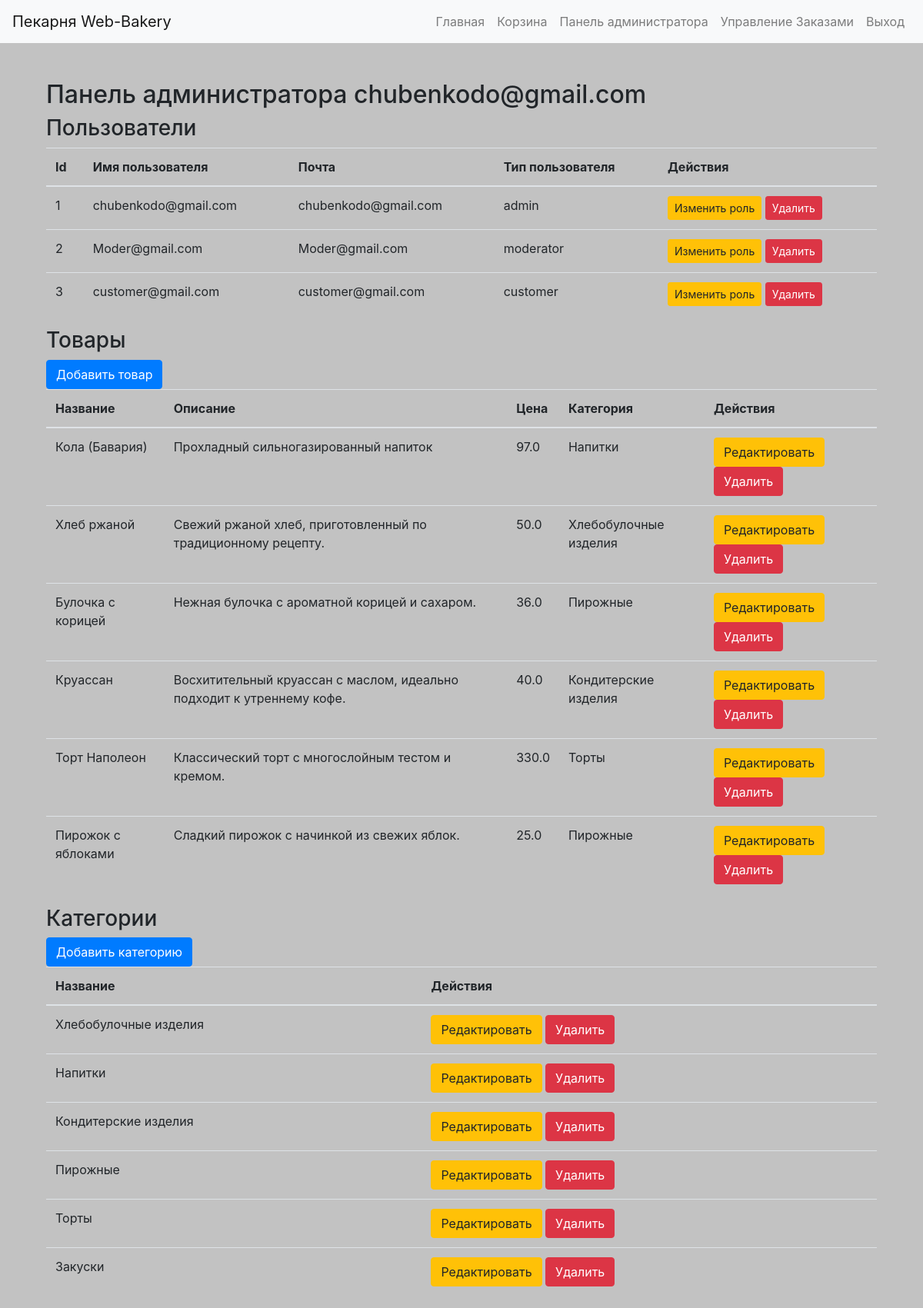
Page /admin (signed in) on the earlier database version.
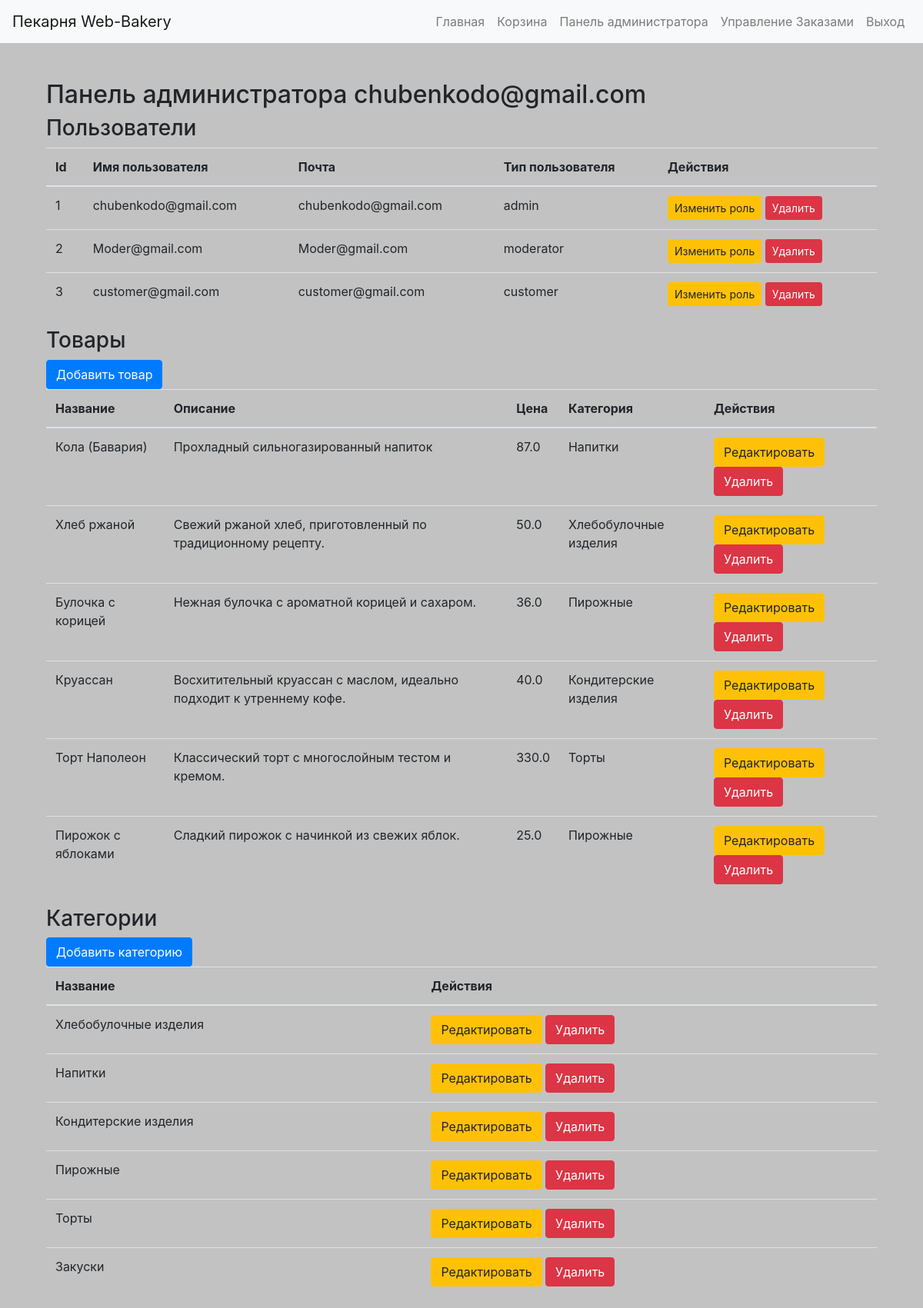
Same page on the later database version.
### app/models.py (models this page shows, shortened)
class Product(db.Model):
    id = db.Column(db.Integer, primary_key=True)
    name = db.Column(db.String(100), nullable=False)
    description = db.Column(db.Text, nullable=True)
    price = db.Column(db.Float, nullable=False)
    category_id = db.Column(db.Integer, db.ForeignKey('category.id'), nullable=False)
    image_path = db.Column(db.String(200), nullable=True)  # Новое поле для изображения
    created_at = db.Column(db.DateTime, default=datetime.now)

class Category(db.Model):
    id = db.Column(db.Integer, primary_key=True)
    name = db.Column(db.String(80), unique=True, nullable=False)
    created_at = db.Column(db.DateTime, default=datetime.now)
    products = db.relationship('Product', backref='category', lazy=True)

### app/routes.py (the view)
    def wrapper(*args, **kwargs):
        if not current_user.is_authenticated or current_user.role != 'admin':
            abort(403)
        return func(*args, **kwargs)

### app/__init__.py (called while the page is built)
def create_app():
    app = Flask(__name__)
    app.config['SECRET_KEY'] = 'supedawrseddacreweqtkey'
    app.config['SQLALCHEMY_DATABASE_URI'] = os.environ.get('DATABASE_URL', 'sqlite:///bakery.db')
    app.config['SQLALCHEMY_TRACK_MODIFICATIONS'] = False
    db.init_app(app)
    migrate.init_app(app, db)
    login_manager.init_app(app)
    login_manager.login_view = 'main.login'
    login_manager.login_message = "Пожалуйста, войдите, чтобы получить доступ к этой странице."
    login_manager.login_message_category = "warning"
    from .models import User, Product, Category
    @login_manager.user_loader
    def load_user(user_id):
        return User.query.get(int(user_id))
    from . import routes
    app.register_blueprint(routes.bp)
    with app.app_context():
        db.create_all()
    return app

### app/routes.py (called while the page is built)
def admin_required(func):
    def wrapper(*args, **kwargs):
        if not current_user.is_authenticated or current_user.role != 'admin':
            abort(403)
        return func(*args, **kwargs)
    wrapper.__name__ = func.__name__
    return wrapper

### app/templates/admin_panel.html
{% extends 'base.html' %}
{% block content %}
<div class="container">
    <h2 class="mt-5">Панель администратора {{ admin }}</h2>
    <h3>Пользователи</h3>
    <table class="table">
        <thead>
            <tr>
                <th class="hidden-mobile">Id</th>
                <th class="hidden-mobile">Имя пользователя</th>
                <th>Почта</th>
                <th>Тип пользователя</th>
                <th>Действия</th>
            </tr>
        </thead>
        {% for user in users %}
        <tr>
            <td class="hidden-mobile">{{ user.id }}</td>
            <td class="hidden-mobile">{{ user.username }}</td>
            <td>{{ user.email }}</td>
            <td>{{ user.role }}</td>
            <td>
                <form method="POST" action="{{ url_for('main.delete_user', user_id=user.id) }}" style="display:inline;">
                    <a href="{{ url_for('main.change_role', user_id=user.id) }}" class="btn btn-warning btn-sm">Изменить
                        роль</a>
                    <button type="submit" class="btn btn-danger btn-sm">Удалить</button>
                </form>
            </td>
        </tr>
        {% endfor %}
    </table>
    <h3>Товары</h3>
    <a href="{{ url_for('main.create_product') }}" class="btn btn-primary">Добавить товар</a>
    <table class="table">
        <thead>
            <tr>
                <th>Название</th>
                <th class="hidden-mobile">Описание</th>
                <th>Цена</th>
                <th class="hidden-mobile">Категория</th>
                <th>Действия</th>
            </tr>
        </thead>
        <tbody> {% for product in products %} <tr>
                <td>{{ product.name }}</td>
                <td class="hidden-mobile">{{ product.description }}</td>
                <td>{{ product.price }}</td>
                <td class="hidden-mobile">{{ product.category.name }}</td>
                <td> <a href="{{ url_for('main.edit_product', product_id=product.id) }}"
                        class="btn btn-warning">Редактировать</a>
                    <form action="{{ url_for('main.delete_product', product_id=product.id) }}" method="POST"
                        style="display:inline;"> <button type="submit" class="btn btn-danger">Удалить</button>
                    </form>
                </td>
            </tr> {% endfor %} </tbody>
    </table>
    <h3>Категории</h3> <a href="{{ url_for('main.create_category') }}" class="btn btn-primary">Добавить
        категорию</a>
    <table class="table">
        <thead>
            <tr>
                <th>Название</th>
                <th>Действия</th>
            </tr>
        </thead>
        <tbody> {% for category in categories %} <tr>
                <td>{{ category.name }}</td>
                <td> <a href="{{ url_for('main.edit_category', category_id=category.id) }}"
                        class="btn btn-warning">Редактировать</a>
                    <form action="{{ url_for('main.delete_category', category_id=category.id) }}" method="POST"
                        style="display:inline;"> <button type="submit" class="btn btn-danger">Удалить</button>
                    </form>
                </td>
            </tr> {% endfor %} </tbody>
    </table>
</div>
{% endblock %}

Differences in the rows shown:
changed Product "Кола (Бавария)": price "97.0" → "87.0"
